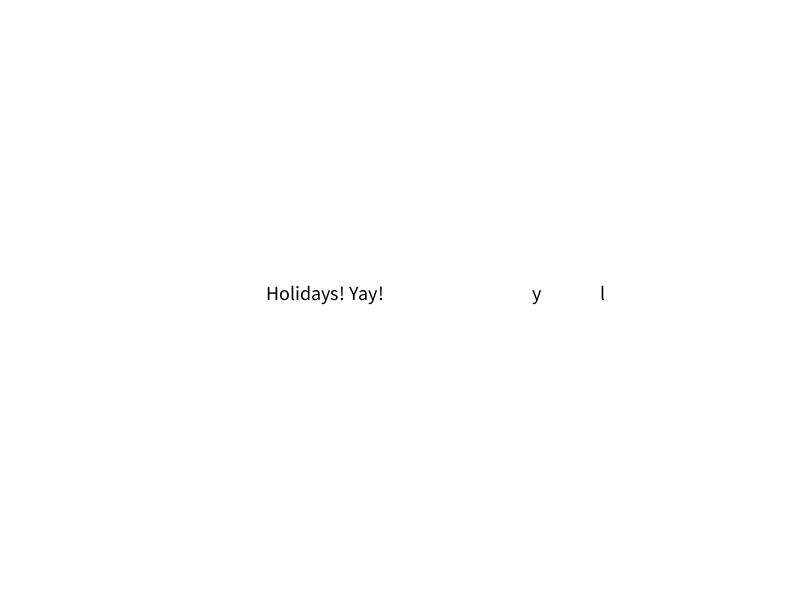
Frame 1 (no input)
Frame 60 (the mouse pressed at the canvas centre just before this capture): identical to frame 1, image omitted
Frame 120 (the mouse held since frame 60 and released just before this capture): identical to frame 1, image omitted

The Processing sketch that drew this single still picture (run headless with seeded random() and noise(); from frame 60 on, the mouse is pressed at the canvas centre):

// Processing sketch: StringFunctions
// ── StringFunctions.pde
String someText; //declaring a String variable (also a Global variable)
void setup() {
  size(800, 600);
  //>>>> 1 
  //change the value of someText. (Make it different, and shorter, but at least 3
  //characters.)
  someText = "Holidays! Yay!";
}

void draw() {
  background(255);
  fill(0);
  textSize(20);
  //>>>> 2 
  //move the location of the text
  text(someText, width/3, height/2);
  //Strings have functions built into them. Use a dot (".") to access them.
  //One function, charAt() tells you where in the word a letter is found 
  //(The first letter is a location 0)
  //Notice what the next line puts in the display (unless you covered it up in #1).
  text(someText.charAt(2), width/4*3, height/2);
  //Another String function is length().
  //Notice what is printed to the console from the next line:
  println(someText.length());
  //>>>> 3
  text(secondToLastCharacter(someText), width/3*2, height/2);
  //The next line should print out the second to last character of our
  //String. Make it do that! You will need to use both of the above
  //String functions--charAt() and length(). The function has been started for you, 
  //but it currently returns a blank space. Make it return the second to last 
  //character of whatever is passed to it. Remember that the positions of 
  //letters in a string start with the number 0. So a String of length 4
  //will have characters numbered 0,1,2,3.
  println(secondToLastCharacter(someText));
}

//>>>> 4
//What is the return type for this method? (What does it mean?)
//The return type is char. Char is a single charater.
char secondToLastCharacter(String message) {
  return message.charAt(message.length()-2);//this is not what you return, but having this here prevents an error.
}
